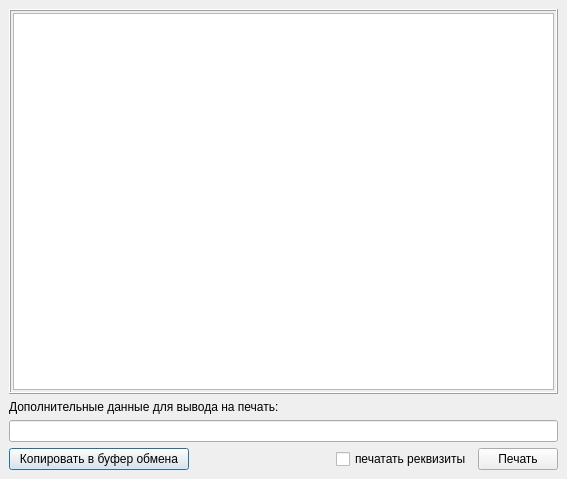
<?xml version="1.0" encoding="UTF-8"?>
<ui version="4.0">
 <class>OtpravkaDialog</class>
 <widget class="QDialog" name="OtpravkaDialog">
  <property name="geometry">
   <rect>
    <x>0</x>
    <y>0</y>
    <width>567</width>
    <height>479</height>
   </rect>
  </property>
  <property name="windowTitle">
   <string>Dialog</string>
  </property>
  <layout class="QVBoxLayout">
   <property name="spacing">
    <number>6</number>
   </property>
   <property name="leftMargin">
    <number>9</number>
   </property>
   <property name="topMargin">
    <number>9</number>
   </property>
   <property name="rightMargin">
    <number>9</number>
   </property>
   <property name="bottomMargin">
    <number>9</number>
   </property>
   <item>
    <widget class="QFrame" name="frame">
     <property name="frameShape">
      <enum>QFrame::Box</enum>
     </property>
     <property name="frameShadow">
      <enum>QFrame::Raised</enum>
     </property>
     <layout class="QVBoxLayout">
      <property name="spacing">
       <number>2</number>
      </property>
      <property name="leftMargin">
       <number>2</number>
      </property>
      <property name="topMargin">
       <number>2</number>
      </property>
      <property name="rightMargin">
       <number>2</number>
      </property>
      <property name="bottomMargin">
       <number>2</number>
      </property>
      <item>
       <widget class="QTableWidget" name="tw"/>
      </item>
     </layout>
    </widget>
   </item>
   <item>
    <widget class="QLabel" name="label">
     <property name="text">
      <string>Дополнительные данные для вывода на печать:</string>
     </property>
    </widget>
   </item>
   <item>
    <widget class="QLineEdit" name="le_notes"/>
   </item>
   <item>
    <layout class="QHBoxLayout">
     <property name="spacing">
      <number>6</number>
     </property>
     <property name="leftMargin">
      <number>0</number>
     </property>
     <property name="topMargin">
      <number>0</number>
     </property>
     <property name="rightMargin">
      <number>0</number>
     </property>
     <property name="bottomMargin">
      <number>0</number>
     </property>
     <item>
      <widget class="QPushButton" name="pb_copy">
       <property name="text">
        <string>  Копировать в буфер обмена  </string>
       </property>
      </widget>
     </item>
     <item>
      <spacer>
       <property name="orientation">
        <enum>Qt::Horizontal</enum>
       </property>
       <property name="sizeHint" stdset="0">
        <size>
         <width>40</width>
         <height>20</height>
        </size>
       </property>
      </spacer>
     </item>
     <item>
      <widget class="QCheckBox" name="cb_rekvizit">
       <property name="text">
        <string>печатать реквизиты</string>
       </property>
      </widget>
     </item>
     <item>
      <widget class="QPushButton" name="pb_print">
       <property name="text">
        <string>Печать</string>
       </property>
      </widget>
     </item>
    </layout>
   </item>
  </layout>
 </widget>
 <tabstops>
  <tabstop>tw</tabstop>
  <tabstop>le_notes</tabstop>
  <tabstop>cb_rekvizit</tabstop>
  <tabstop>pb_print</tabstop>
 </tabstops>
 <resources/>
 <connections/>
</ui>
